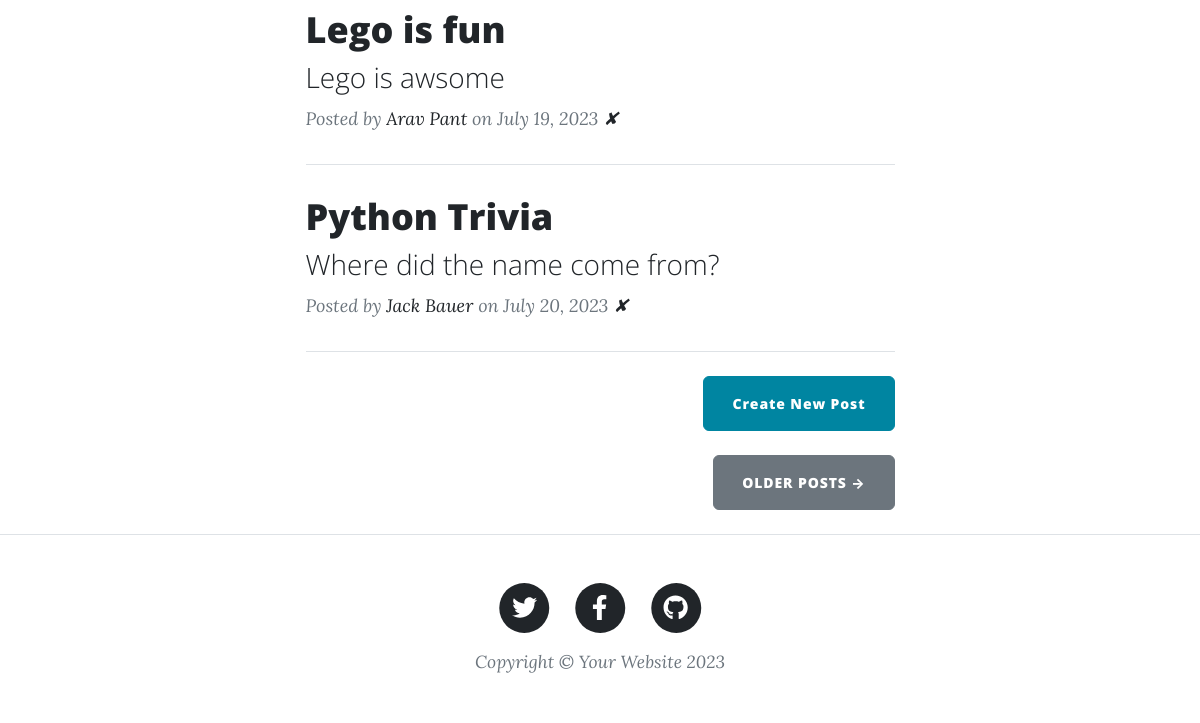
/ (lower part), run on an earlier commit of the app's database.
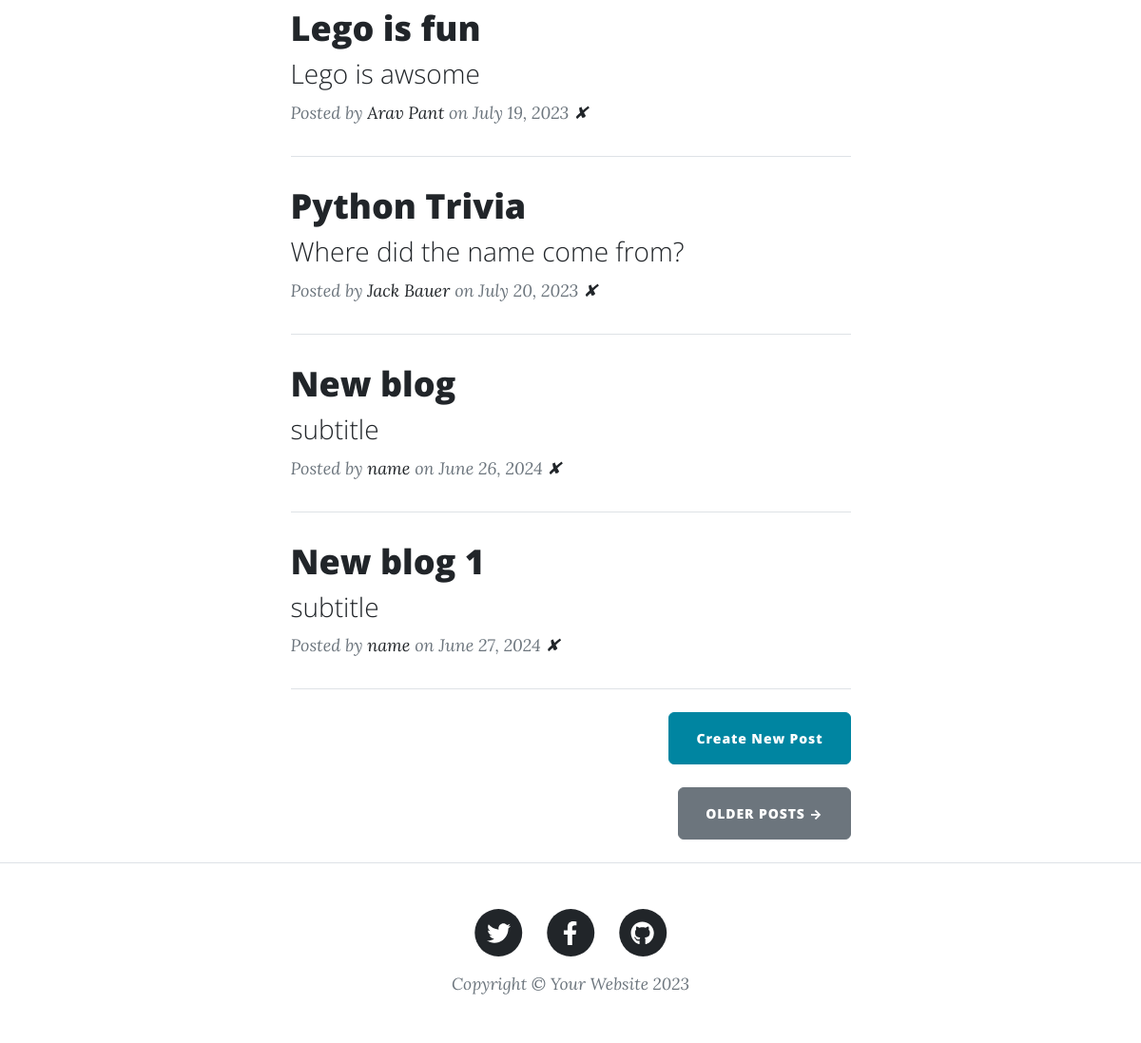
And on a later commit of the database.
### main.py (models this page shows)
class BlogPost(db.Model):
    id: Mapped[int] = mapped_column(Integer, primary_key=True)
    title: Mapped[str] = mapped_column(
        String(250), unique=True, nullable=False)
    subtitle: Mapped[str] = mapped_column(String(250), nullable=False)
    date: Mapped[str] = mapped_column(String(250), nullable=False)
    body: Mapped[str] = mapped_column(Text, nullable=False)
    author: Mapped[str] = mapped_column(String(250), nullable=False)
    img_url: Mapped[str] = mapped_column(String(250), nullable=False)

### main.py (the view)
@app.route('/')
def get_all_posts():
    all_posts = db.session.execute(db.select(BlogPost)).scalars().all()
    posts = []
    for post in all_posts:
        posts.append(post)
    return render_template("index.html", all_posts=posts)

### templates/index.html (shortened to what this page needs)
{% include "header.html" %}
<div class="container px-4 px-lg-5">
  <div class="row gx-4 gx-lg-5 justify-content-center">
    <div class="col-md-10 col-lg-8 col-xl-7">
      {% for post in all_posts %}
      <div class="post-preview">
        <a href="{{ url_for('show_post', post_id=post.id) }}">
          <h2 class="post-title">{{ post.title }}</h2>
          <h3 class="post-subtitle">{{ post.subtitle }}</h3>
        </a>
        <p class="post-meta">
          Posted by
          <a href="#">{{post.author}}</a>
          on {{post.date}}
          <a href="{{url_for('delete_post', post_id=post.id)}}">✘</a>
        </p>
      </div>
      <hr class="my-4" />
      {% endfor %}
      <div class="d-flex justify-content-end mb-4">
        <a
          class="btn btn-primary float-right"
          href="{{url_for('add_new_post')}}"
          >Create New Post</a
        >
      </div>
      <div class="d-flex justify-content-end mb-4">
        <a class="btn btn-secondary text-uppercase" href="#!">Older Posts →</a>
      </div>
    </div>
  </div>
</div>
{% include "footer.html" %}

What changed in the data, as far as the page shows it:
added BlogPost: title "New blog", subtitle "subtitle", author "name", date "June 26, 2024"
added BlogPost: title "New blog 1", subtitle "subtitle", author "name", date "June 27, 2024"
